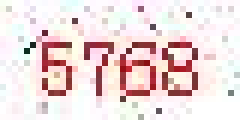
#> input picture res/0.jpg, 40 x 20 px, found by its file name (shown 6 times larger); its folder holds only this picture in this run
$ python myocr.py
#> lines starting #> are read from the running program, lines starting #| are printed output that depends on the picture; after the words box and inside, x2 and y2 are one past the last pixel; in counts of white or black regions, pixels touching at a corner belong together
# -*- coding: utf-8 -*-


import os

from PIL import Image
from pytesseract import *

# 二值化
threshold = 100
table = []
for i in range(256):
    if i < threshold:
        table.append(0)
    else:
        table.append(1)


def ocr(url):
#> called with url = './res\\0.jpg'
    img = Image.open(url)
#> img is the input picture: PIL image 40x20 RGB; mean R, G, B 236.8, 219.1, 219.3
    img.resize((800, 400))
    img = img.convert("L")
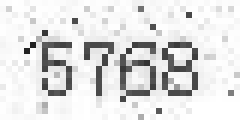
#> img: PIL image 40x20 L (shown 6 times larger); min 33, max 255, mean 224.4
    img = img.point(table, '1')
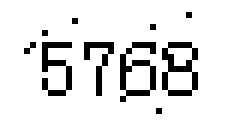
#> img: PIL image 40x20 1 (shown 6 times larger); 88.4% white; black in thin lines or dots, all inside (x1, y1, x2, y2) = (4, 2, 33, 19)
#> (the run stopped early here; a loop or call above may not have finished)

$ run again, on res/4.jpg
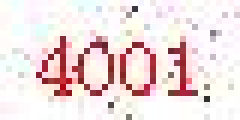
#> input picture res/4.jpg, 40 x 20 px, found by its file name (shown 6 times larger)
#> in ocr, img is the input picture: PIL image 40x20 RGB; mean R, G, B 239.4, 223.2, 223.4
#> in ocr, `img = img.convert("L")`:
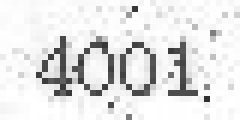
#> img: PIL image 40x20 L (shown 6 times larger); min 47, max 255, mean 228.1
#> in ocr, `img = img.point(table, '1')`:
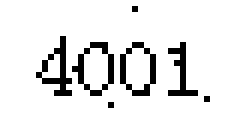
#> img: PIL image 40x20 1 (shown 6 times larger); 90.1% white; black in thin lines or dots, all inside (x1, y1, x2, y2) = (6, 1, 35, 18)

$ run again, on res/5.jpg
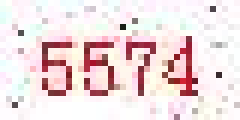
#> input picture res/5.jpg, 40 x 20 px, found by its file name (shown 6 times larger)
#> in ocr, img is the input picture: PIL image 40x20 RGB; mean R, G, B 238.5, 221, 222.5
#> in ocr, `img = img.convert("L")`:
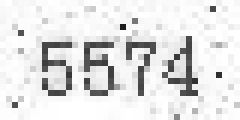
#> img: PIL image 40x20 L (shown 6 times larger); min 28, max 255, mean 226.4
#> in ocr, `img = img.point(table, '1')`:
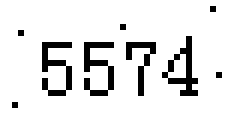
#> img: PIL image 40x20 1 (shown 6 times larger); 89.6% white; black in thin lines or dots, all inside (x1, y1, x2, y2) = (2, 1, 37, 18)

$ run again, on res/6.jpg
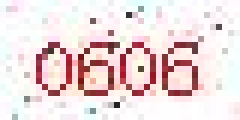
#> input picture res/6.jpg, 40 x 20 px, found by its file name (shown 6 times larger)
#> in ocr, img is the input picture: PIL image 40x20 RGB; mean R, G, B 236.7, 219.9, 220.6
#> in ocr, `img = img.convert("L")`:
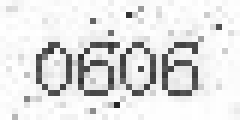
#> img: PIL image 40x20 L (shown 6 times larger); min 35, max 255, mean 225
#> in ocr, `img = img.point(table, '1')`:
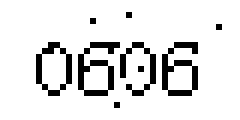
#> img: PIL image 40x20 1 (shown 6 times larger); 88.8% white; black in thin lines or dots, all inside (x1, y1, x2, y2) = (6, 2, 37, 18)

$ run again, on res/1.jpg
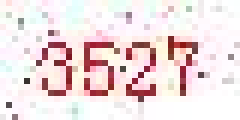
#> input picture res/1.jpg, 40 x 20 px, found by its file name (shown 6 times larger)
#> in ocr, img is the input picture: PIL image 40x20 RGB; mean R, G, B 238.7, 223, 224.1
#> in ocr, `img = img.convert("L")`:
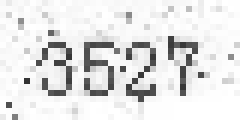
#> img: PIL image 40x20 L (shown 6 times larger); min 53, max 255, mean 227.8
#> in ocr, `img = img.point(table, '1')`:
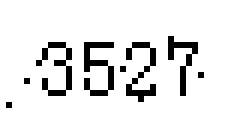
#> img: PIL image 40x20 1 (shown 6 times larger); 90.1% white; black in thin lines or dots, all inside (x1, y1, x2, y2) = (1, 6, 34, 18)
